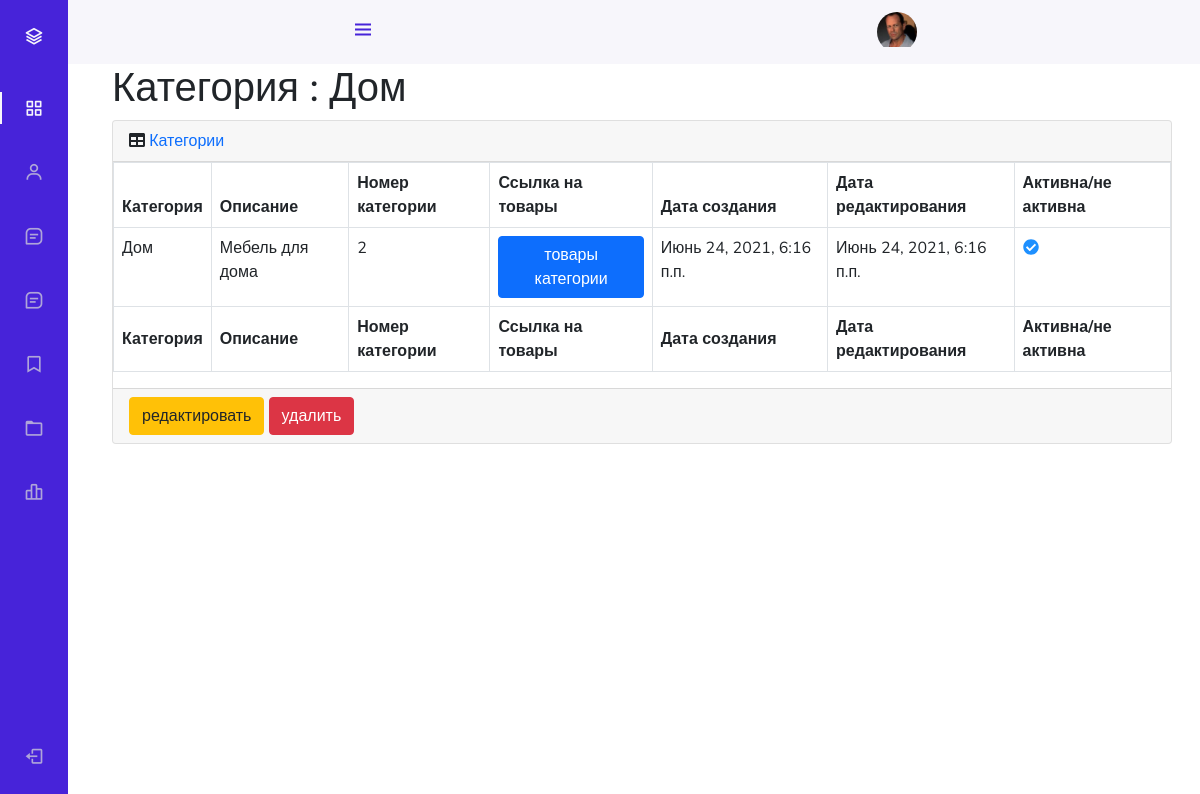
/admin_staff/categoriy/2/ (signed in), run on the app's committed database.
### authapp/models.py (models this page shows, shortened)
class ShopUser(AbstractUser):
    avatar = models.ImageField(
        upload_to='user_avatars',
        blank=True
    )
    age = models.PositiveIntegerField(
        verbose_name='возраст',
        default=18
    )
    REQUIRED_FIELDS = AbstractUser.REQUIRED_FIELDS + ['age']
    activation_key = models.CharField(
        max_length=128,
        blank=True
    )
    activation_key_created = models.DateTimeField(
        auto_now_add=True,
        blank=True,
        null=True,
    )

### mainapp/models.py (models this page shows, shortened)
class ProductCategory(models.Model):
    name = models.CharField(
        max_length=64,
        unique=True,
        verbose_name='имя',
    )
    description = models.TextField(
        verbose_name='описание',
        blank=True,
    )
    created_at = models.DateTimeField(
        auto_now_add=True,
    )
    updated_at = models.DateTimeField(
        auto_now=True,
    )
    is_active = models.BooleanField(
        verbose_name='активна',
        default=True
    )

### adminapp/views.py (the view)
# urls.py: path('categoriy/<int:pk>/', adminapp.ProductCategoryDetailView.as_view(), name='category'),
class ProductCategoryDetailView(DetailView):
    model = ProductCategory
    template_name = 'categories/category.html'
    context_object_name = 'category'
    @method_decorator(user_passes_test(lambda u: u.is_superuser))
    def dispatch(self, *args, **kwargs):
        return super().dispatch(*args, **kwargs)
    def get_context_data(self, **kwargs):
        context = super().get_context_data(**kwargs)
        context['title'] = 'админка/Категория'
        return context

### mainapp/context_processors.py (called while the page is built)
def basket(request):
    basket_list = []
    if request.user.is_authenticated:
        basket_list = Basket.objects.filter(user=request.user)
    return {
        'basket': basket_list
    }

### adminapp/templates/categories/category.html (shortened to what this page needs)
{% extends 'admin_base.html' %}
{% load static %}
{% block content %}
    <div class="container-fluid">
        <h1 class="mt-4">Категория
            {% if category %}
                : <span>{{ category.name }}</span>
            {% endif %}</h1>
        <div class="card mb-4">
            <div class="card-header">
                <i class="fa fa-table mr-1"></i>
                <a href="{% url 'adminapp:categories' %}">Категории</a>
            </div>
            <table class="table table-bordered" id="dataTable" width="100%" cellspacing="0">
                <thead>
                <tr>
                    <th>Категория</th>
                    <th>Описание</th>
                    <th>Номер категории</th>
                    <th>Ссылка на товары</th>
                    <th>Дата создания</th>
                    <th>Дата редактирования</th>
                    <th>Активна/не активна</th>
                </tr>
                </thead>
                <tfoot>
                <tr>
                    <th>Категория</th>
                    <th>Описание</th>
                    <th>Номер категории</th>
                    <th>Ссылка на товары</th>
                    <th>Дата создания</th>
                    <th>Дата редактирования</th>
                    <th>Активна/не активна</th>
                </tr>
                </tfoot>
                <tbody>
                    <tr>
                        <td>
                            {{ category.name|title }}
                        </td>
                        <td>
                            {{ category.description }}
                        </td>
                        <td>
                            {{ category.pk }}
                        </td>
                        <td>
                            <button class="btn btn-primary">
                                <a class="text-white" href={% url 'adminapp:products' category.pk %}>
                                    товары категории
                            </button>
                        </td>
                        <td>
                            {{ category.created_at }}
                        </td>
                        <td>
                            {{ category.updated_at }}
                        </td>
                        <td>
                            {% if category.is_active %}
                                <i class="fa fa-check-circle" style="color: dodgerblue"></i>
                            {% else %}
                                <i class="fa fa-times-circle" style="color: red"></i>
                            {% endif %}
                        </td>
                    </tr>
                </tbody>
            </table>
            <div class="card-footer">
                <button class="btn btn-warning">
                    <a class="text-dark" href={% url 'adminapp:category_update' category.pk %}>
                        редактировать
                </button>
                <button class="btn btn-danger">
                    <a class="text-white" href={% url 'adminapp:category_delete' category.pk %}>
                        удалить
                </button>
            </div>
        </div>
    </div>
{% endblock %}

### adminapp/templates/includes/inc_sidebar.html (shortened to what this page needs)
<header class="header" id="header">
    <div class="header_toggle"> <i class='bx bx-menu' id="header-toggle"></i> </div>
    <div class="header_img">
        <a href="{% url 'auth:edit' %}">
            {% if not user.avatar %}
                <i class="fas fa-user-circle icon fa-10x"></i>
            {% else %}
                <img src="/media/{{ user.avatar }}">
            {% endif %}
        </a>
    </div>
</header>
<div class="l-navbar" id="nav-bar">
    <nav class="nav">
        <div>
            <a href="{% url 'index' %}" class="nav_logo">
                <i class='bx bx-layer nav_logo-icon'></i>
            </a>
            <div class="nav_list">
                <a href="#" class="nav_link active">
                    <i class='bx bx-grid-alt nav_icon'></i>
                </a>
                <a href="{% url 'admin_staff:users' %}"
                   class=" nav_link">
                    <i class='bx bx-user nav_icon'></i>
                </a>
                <a href="{% url 'admin_staff:categories' %}"
                   class=" nav_link">
                    <i class='bx bx-message-square-detail nav_icon'></i>
                </a>
                <a href="#" class="nav_link">
                    <i class='bx bx-message-square-detail nav_icon'></i>
                </a>
                <a href="#" class="nav_link">
                    <i class='bx bx-bookmark nav_icon'></i>
                </a>
                <a href="#" class="nav_link">
                    <i class='bx bx-folder nav_icon'></i>
                </a>
                <a href="#" class="nav_link">
                    <i class='bx bx-bar-chart-alt-2 nav_icon'></i>
                </a>
            </div>
        </div>
        <a href="{% url 'auth:login' %}"
           class=" nav_link">
            <i class='bx bx-log-out nav_icon'></i>
        </a>
    </nav>
</div>

### geekshop/static/style.css (style rules this page uses)
:root { --header-height: 3rem; --nav-width: 68px; --first-color: #4723D9; --first-color-light: #AFA5D9; --white-color: #F7F6FB; --body-font: 'Nunito', sans-serif; --normal-font-size: 1rem; --z-fixed: 100 }
body { position: relative; margin: var(--header-height) 0 0 0; padding: 0 1rem; font-family: var(--body-font); font-size: var(--normal-font-size); transition: .5s }
a { text-decoration: none }
.header { width: 100%; height: var(--header-height); position: fixed; top: 0; left: 0; display: flex; align-items: center; justify-content: space-between; padding: 0 1rem; background-color: var(--white-color); z-index: var(--z-fixed); transition: .5s }
.header_toggle { color: var(--first-color); font-size: 1.5rem; cursor: pointer }
.header_img { width: 35px; height: 35px; display: flex; justify-content: center; border-radius: 50%; overflow: hidden }
.header_img img { width: 40px }
.l-navbar { position: fixed; top: 0; left: -30%; width: var(--nav-width); height: 100vh; background-color: var(--first-color); padding: .5rem 1rem 0 0; transition: .5s; z-index: var(--z-fixed) }
.nav { height: 100%; display: flex; flex-direction: column; justify-content: space-between; overflow: hidden }
.nav_logo, .nav_link { grid-template-columns: max-content max-content; align-items: center; column-gap: 1rem; padding: .5rem 0 .5rem 1.5rem }
.nav_logo { margin-bottom: 2rem }
.nav_logo-icon { font-size: 1.25rem; color: var(--white-color) }
.nav_link { position: relative; color: var(--first-color-light); margin-bottom: 1.5rem; transition: .3s }
.nav_icon { font-size: 1.25rem }
.active { color: var(--white-color) }
.active::before { content: ''; position: absolute; left: 0; width: 2px; height: 32px; background-color: var(--white-color) }
@media screen and (min-width: 768px) { body { margin: calc(var(--header-height) + 1rem) 0 0 0; padding-left: calc(var(--nav-width) + 2rem) } }
@media screen and (min-width: 768px) { .header { height: calc(var(--header-height) + 1rem); padding: 0 2rem 0 calc(var(--nav-width) + 2rem) } }
@media screen and (min-width: 768px) { .header_img { width: 40px; height: 40px } }
@media screen and (min-width: 768px) { .header_img img { width: 45px } }
@media screen and (min-width: 768px) { .l-navbar { left: 0; padding: 1rem 1rem 0 0 } }

### data on the page
ShopUser: avatar (picture)
ProductCategory: name "Дом", description "Мебель для дома", pk "2", created_at "Июнь 24, 2021, 6:16 п.п.", updated_at "Июнь 24, 2021, 6:16 п.п."
